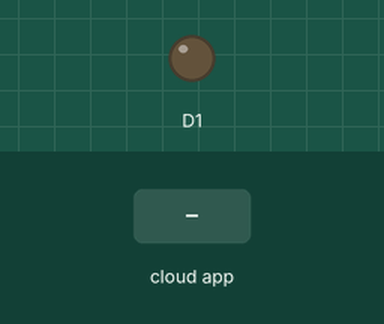
Simulated run of this sketch. Board: ESP8266 (NodeMCU). On the bench: output pins drawn as LEDs (lit = HIGH). The test bench sets the inputs (shaded band).

Above: at 2.7 s.
2.8 s: the phone or cloud app sets 0 to 1
At 4.5 s:
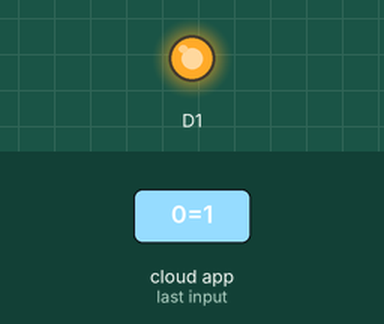
5.0 s: the phone or cloud app sets 0 to 0
At 6.0 s:
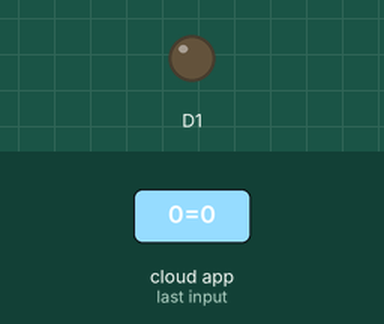
Timing chart, 0 to 8.0 s (numbered marks = the images above; inputs shaded):
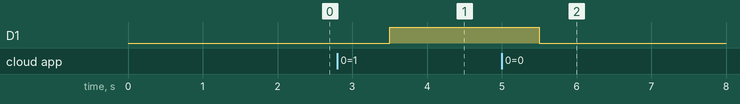

The sketch:

esp8266_led.ino
```cpp
// This example shows how to connect to Cayenne using an ESP8266 and send/receive sample data.
// Make sure you install the ESP8266 Board Package via the Arduino IDE Board Manager and select the correct ESP8266 board before compiling.

#define CAYENNE_DEBUG
#define CAYENNE_PRINT Serial
#include <CayenneMQTTESP8266.h>

// WiFi network info.
char ssid[] = "SSID_NAME";
char wifiPassword[] = "password";

// Cayenne authentication info. This should be obtained from the Cayenne Dashboard.
char username[] = "329c1160-dbd4-11ea-883c-638d8ce4c23d";
char password[] = "d05a55ff15cc392dfb9ce76cf9595f29b8001fb1";
char clientID[] = "35b0a9e0-e905-11ea-b767-3f1a8f1211ba";

int obst = LOW;


void setup()
{
  Cayenne.begin(username, password, clientID, ssid, wifiPassword);

  pinMode(D1, OUTPUT);

}

void loop()
{
  Cayenne.loop();


}

CAYENNE_IN(0)
{
  digitalWrite(D1, getValue.asInt());


}
```

Measured:
- after the input at 2.8 s, D1: LOW → HIGH after 0.70 s
- after the input at 5.0 s, D1: HIGH → LOW after 0.50 s
